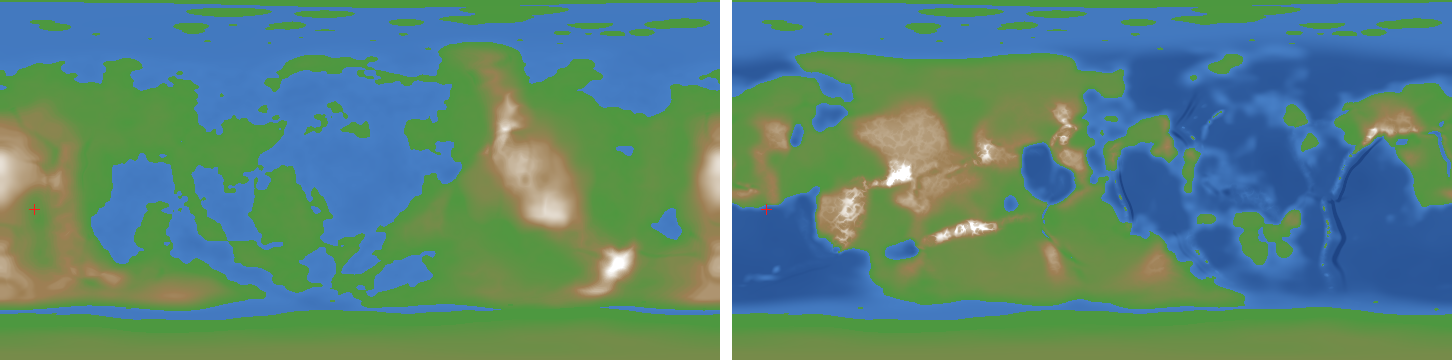
#> input picture docs/world/img/overhaul-b/map-today-vs-b.png, 1452 x 360 px, found by its file name
$ python globes.py
#> lines starting #> are read from the running program, lines starting #| are printed output that depends on the picture
### docs/tools/pending/preview-stack-v6/scratch-tools/mkgif.py
# Orb's GIFs (private, never committed): frames -> a looping GIF under a size limit, one global palette (no dither: no flicker between frames). Usage as a module: encode(frames, delay_ms, out, maxkb)
import os, sys, io
from PIL import Image

def encode(frames, delay_ms, out, maxkb=560, colors_try=(64, 48, 40, 32, 24, 20, 16), allow_drop=False):
    frames = [f.convert('RGB') for f in frames]
    best = None
    for keep_every in ((1, 2) if allow_drop else (1,)):
        fr = frames[::keep_every]
        dl = delay_ms * keep_every
        for n in colors_try:
            # one palette for the whole clip: a montage of a spread of frames, quantised once
            sample = fr[::max(1, len(fr) // 8)]
            w, h = sample[0].size
            mont = Image.new('RGB', (w, h * len(sample)))
            for i, s in enumerate(sample):
                mont.paste(s, (0, i * h))
            pal = mont.quantize(colors=n, method=Image.Quantize.MEDIANCUT, dither=Image.Dither.NONE)
            q = [f.quantize(palette=pal, dither=Image.Dither.NONE) for f in fr]
            buf = io.BytesIO()
            q[0].save(buf, format='GIF', save_all=True, append_images=q[1:], duration=dl, loop=0, optimize=False, disposal=1)
            kb = len(buf.getvalue()) / 1024
            if best is None or kb < best[0]:
                best = (kb, n, keep_every, dl, buf.getvalue())
            if kb <= maxkb:
                with open(out, 'wb') as fh:
                    fh.write(buf.getvalue())
                return kb, n, len(fr), dl
    kb, n, ke, dl, data = best
    with open(out, 'wb') as fh:
        fh.write(data)
    return kb, n, len(frames[::ke]), dl

# [5 lines left out: function crop_still, not called in this run]

### docs/tools/pending/preview-stack-v6/scratch-tools/globes.py
# GIF 7 (a mockup, in development): planet 7 today against B (the plate terrain), two orthographic globes turning slowly, drawn from World's flat maps (docs/world/img/overhaul-b/map-today-vs-b.png). A hard side by side, no fade.
import sys, math
sys.path.insert(0, 't')
from PIL import Image, ImageDraw, ImageFont
from mkgif import encode
SRC = r'C:/Users/<user>/Documents/Claude Proj/Breakers-Like/docs/world/img/overhaul-b/map-today-vs-b.png'
im = Image.open(SRC).convert('RGB')
#> im is the input picture: PIL image 1452x360 RGB; mean R, G, B 89.2, 133.2, 119.9
maps = [im.crop((0, 0, 720, 360)), im.crop((732, 0, 1452, 360))]
# the red touch-down crosses are not terrain: replace each red pixel by a neighbour that is not red
def clean(m):
    px = m.load(); W, H = m.size
#> after `W, H = m.size`: W = 720; H = 360
    for y in range(H):
        for x in range(W):
            r, g, b = px[x, y]
            if r > 170 and g < 110 and b < 110:
                for d in (4, 8, 12):
                    for dx, dy in ((d, 0), (-d, 0), (0, d), (0, -d)):
                        xx, yy = x + dx, y + dy
                        if 0 <= xx < W and 0 <= yy < H:
                            c = px[xx, yy]
                            if not (c[0] > 170 and c[1] < 110 and c[2] < 110):
                                px[x, y] = c; break
                    else:
                        continue
                    break
    return m
maps = [clean(m) for m in maps]
#> maps = 2 items
pix = [m.load() for m in maps]
#> pix = 2 items
W, H = 720, 360
CW, CH, R = 480, 250, 104
centres = [(120, 112), (360, 112)]
LIGHT = (-0.55, 0.45, 0.70); n = math.sqrt(sum(c * c for c in LIGHT)); LIGHT = tuple(c / n for c in LIGHT)
TILT = math.radians(14)
sl, cl = math.sin(TILT), math.cos(TILT)
try:
    font = ImageFont.load_default(size=13); small = ImageFont.load_default(size=11)
except TypeError:
    font = small = ImageFont.load_default()

def frame(lon0):
#> called with lon0 = -1.22
    img = Image.new('RGB', (CW, CH), (6, 8, 20))
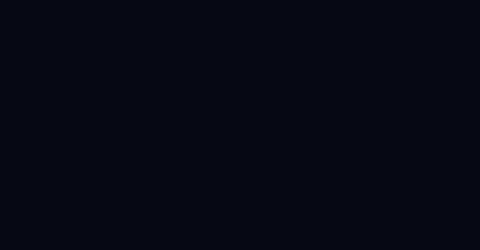
#> img: PIL image 480x250 RGB; mean R, G, B 6, 8, 20
    out = img.load()
    for gi, (cx, cy) in enumerate(centres):
        p = pix[gi]
        for py in range(cy - R, cy + R + 1):
            y = (cy - py) / R
            for px in range(cx - R, cx + R + 1):
                x = (px - cx) / R
                d2 = x * x + y * y
                if d2 > 1.0: continue
                z = math.sqrt(1.0 - d2)
                lat = math.asin(max(-1.0, min(1.0, z * sl + y * cl)))
                lon = lon0 + math.atan2(x, z * cl - y * sl)
                u = int(((lon / (2 * math.pi)) + 0.5) % 1.0 * W) % W
                v = min(H - 1, max(0, int((0.5 - lat / math.pi) * H)))
                r, g, b = p[u, v]
                nx, ny, nz = x, y, z
                lam = max(0.0, nx * LIGHT[0] + ny * LIGHT[1] + nz * LIGHT[2])
                sh = 0.30 + 0.70 * lam
                rim = (1.0 - z) ** 3 * 0.35
                out[px, py] = (min(255, int(r * sh + 40 * rim)), min(255, int(g * sh + 70 * rim)), min(255, int(b * sh + 120 * rim)))
    dr = ImageDraw.Draw(img)
    dr.text((centres[0][0], 232), 'today', fill=(200, 210, 225), font=font, anchor='mm')
    dr.text((centres[1][0], 232), 'plate terrain (in development)', fill=(200, 210, 225), font=font, anchor='mm')
    return img

if __name__ == '__main__':
    N = 40
    frames = [frame(math.radians(-70 + 70 * i / N)) for i in range(N)]
#> in frame (call 36), `dr = ImageDraw.Draw(img)`:
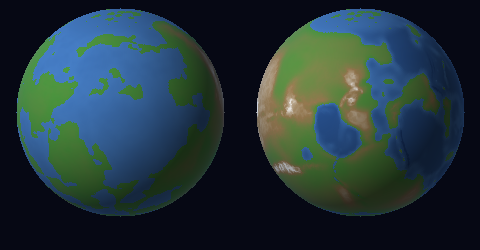
#> img: PIL image 480x250 RGB; mean R, G, B 34.9, 53.1, 58.5
#> in frame (call 37), `dr = ImageDraw.Draw(img)`:
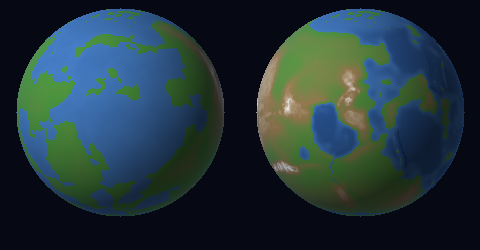
#> img: PIL image 480x250 RGB; mean R, G, B 34.7, 53, 58.7
#> in frame (call 38), `dr = ImageDraw.Draw(img)`:
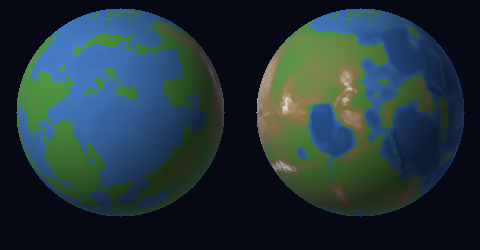
#> img: PIL image 480x250 RGB; mean R, G, B 34.5, 52.9, 58.9
#> in frame (call 39), `dr = ImageDraw.Draw(img)`:
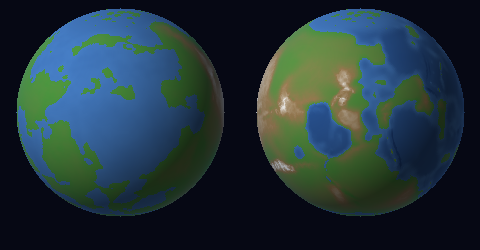
#> img: PIL image 480x250 RGB; mean R, G, B 34.4, 52.8, 59
#> in frame (call 40), `dr = ImageDraw.Draw(img)`:
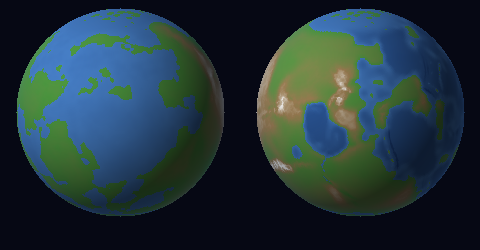
#> img: PIL image 480x250 RGB; mean R, G, B 34.2, 52.7, 59.2
#> frames = 40 items
    kb, nc, nf, dl = encode(frames, 83, 'gifs/7-planet-today-vs-plates.gif', 560)
#> after the loop in encode, `for keep_every in ((1, 2) if allow_drop else (1,)):`:
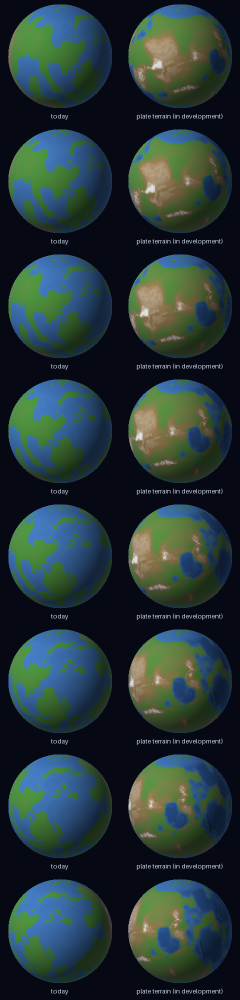
#> mont: PIL image 480x2000 RGB (shown at 1/2 size); mean R, G, B 38.4, 55.6, 56.6
#> after the loop in encode, `for keep_every in ((1, 2) if allow_drop else (1,)):`: best = 5 items
#> kb = 512.2; nc = 40; nf = 40; dl = 83
    print('GIF7', round(kb), 'KB', nc, 'colors', nf, 'frames', dl, 'ms', round(nf * dl / 1000, 1), 's')
#| GIF7 512 KB 40 colors 40 frames 83 ms 3.3 s
